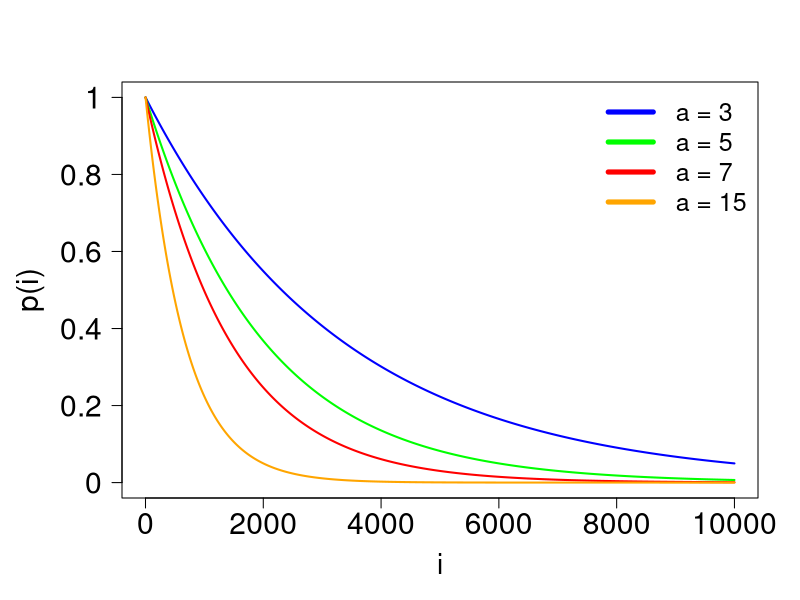

This figure's R source:
OUTDIR <- "./"

exp_cool <- function(i, ntot, a, b) {
  (1-b)*exp(-a*(i-1)/ntot)+b
}

ntot <- 10000

x <- seq(1, ntot, by=1)

cols <- c("blue", "green", "red", "orange")

pdf(file=file.path(OUTDIR, "exp_schedule_a.pdf"), width=10, height=6)

oldpar <- par(no.readonly=TRUE)

par(mar=c(5, 6, 4, 2)+0.1, mgp=c(3, 1, 0))

plot(
  x,
  exp_cool(x, ntot, 3, 0),
  ylim=c(0, 1),
  type="l",
  col=cols[1],
  lwd=2,
  xlab="i",
  ylab="",
  cex.axis=1.8,
  cex.lab=1.7,
  yaxt="n"
)

axis(
  2,
  at=seq(0, 1, by=0.2),
  labels=seq(0, 1, by=0.2),
  cex.axis=1.8,
  las=1
)

mtext("p(i)", 2, line=4, cex=1.8)

lines(
  x,
  exp_cool(x, ntot, 5, 0),
  col=cols[2],
  lwd=2
)

lines(
  x,
  exp_cool(x, ntot, 7, 0),
  col=cols[3],
  lwd=2
)

lines(
  x,
  exp_cool(x, ntot, 15, 0),
  col=cols[4],
  lwd=2
)

legend(
  "topright",
  c("a = 3", "a = 5", "a = 7", "a = 15"),
  lty=c(1, 1, 1),
  lwd=c(5, 5, 5),
  col=cols,
  cex=1.5,
  bty="n"
)

par(oldpar)

dev.off()
